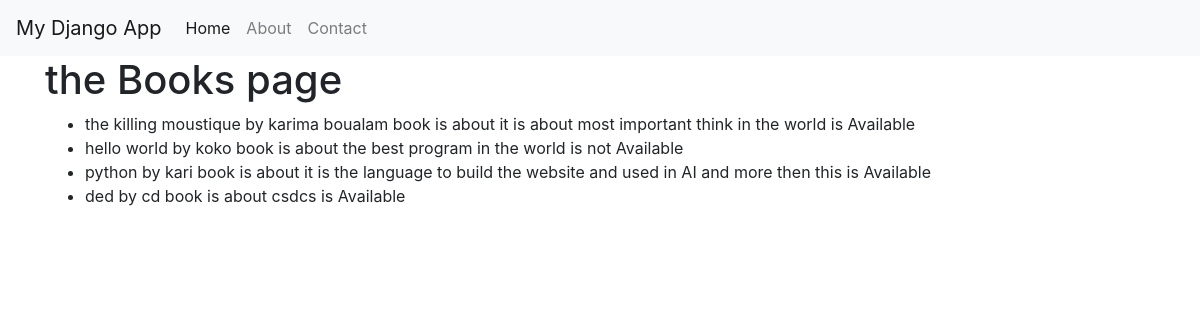
The page /books/ on the database its author committed.
### myapp/models.py (models this page shows)
class Book(models.Model):
    title = models.CharField(max_length=200)
    author = models.CharField(max_length=100)
    description = models.TextField()
    available = models.BooleanField(default=True)
    def __str__(self):
        return self.title

### myapp/views.py (the view)
# urls.py: path("books/", views.books, name="books"),
def books(request):
    all_books = Book.objects.all()
    print(all_books)
    return render(request, "books.html", {"Books": all_books})

### myapp/templates/books.html
{% extends "base.html" %}
{% block content %}
<h1> the Books page</h1>
<ul>
    {% for book in Books %}
    <li>
        {{book.title}} by {{book.author}} book is about {{book.description}} is {% if book.available %} Available
        {% else %} not Available {% endif %}
    </li>
    {% endfor %}
</ul>
{% endblock %}

### rows shown on the page
Book: title "the killing moustique", author "karima boualam", description "it is about most important think in the world", available "Available"
Book: title "hello world", author "koko", description "the best program in the world", available "not Available"
Book: title "python", author "kari", description "it is the language to build the website and used in AI and more then this", available "Available"
Book: title "ded", author "cd", description "csdcs", available "Available"
